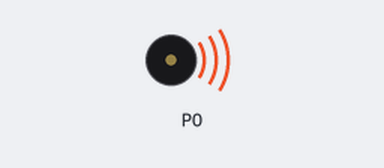
Recording of a program running on a simulated BBC micro:bit running MicroPython. Shown: buzzer (waves = sounding). At 10.0 s the program stops and its outputs stay as they are.

Above: at 0.24 s.
At 9.0 s:
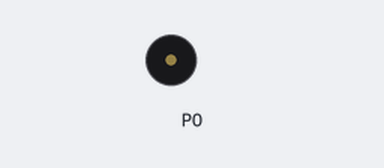
Timing chart, 0 to 10.5 s (numbered marks = the images above):
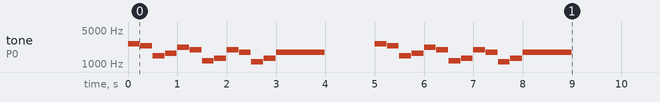

The program:

nokia-theme.py
```python
from microbit import *
import music

ringtone = [
    "e7:1",
    "d",
    "f#6",
    "g#",
    "c#7:1",
    "b6",
    "d",
    "e",
    "b",
    "a",
    "c#6",
    "e",
    "a:4",
    "R:4",
]

music.set_tempo(bpm=60)

for repeat in range(2):
    music.play(ringtone)
```

Measured:
- by itself, tone on P0: plays 2637 Hz for 0.24 s, 2349 Hz for 0.24 s, 1480 Hz for 0.24 s, 1661 Hz for 0.24 s, 2217 Hz for 0.24 s, 1976 Hz for 0.24 s … (26 notes in this stretch)
